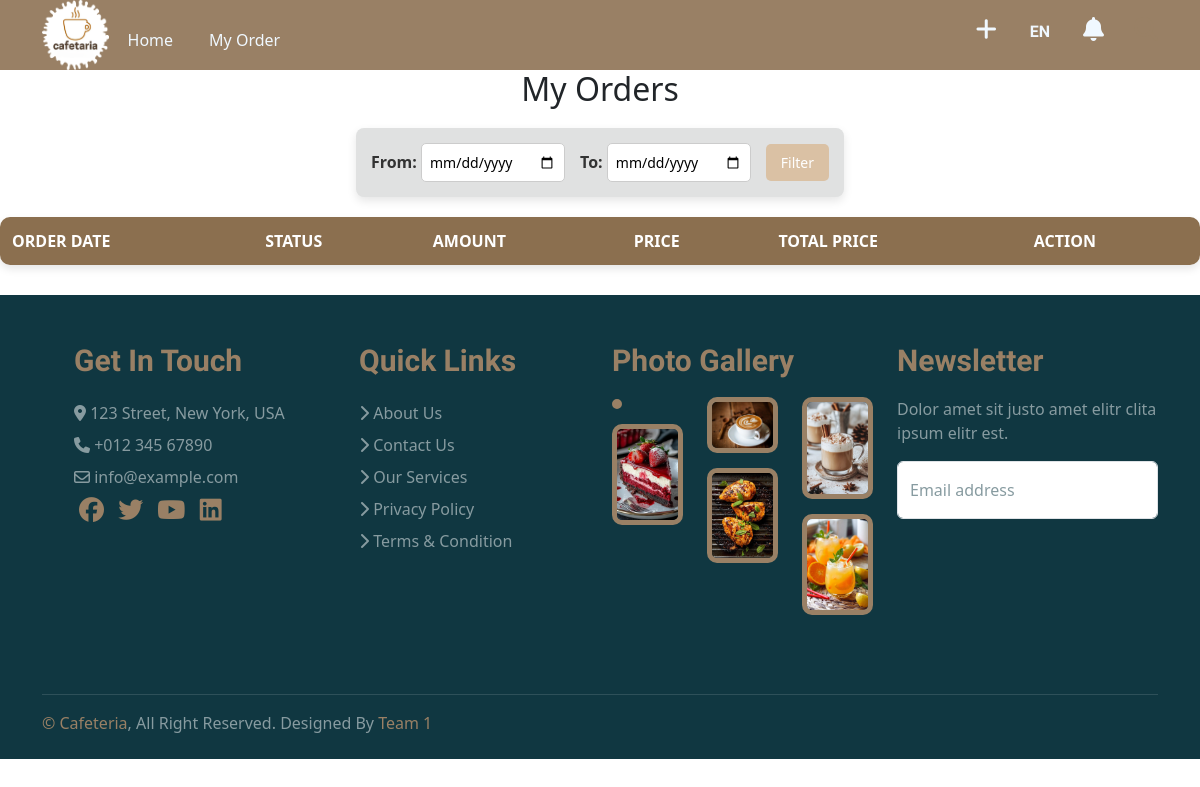
Before: /project/Cafeteria_php/pages/myorder.php with the older database file.
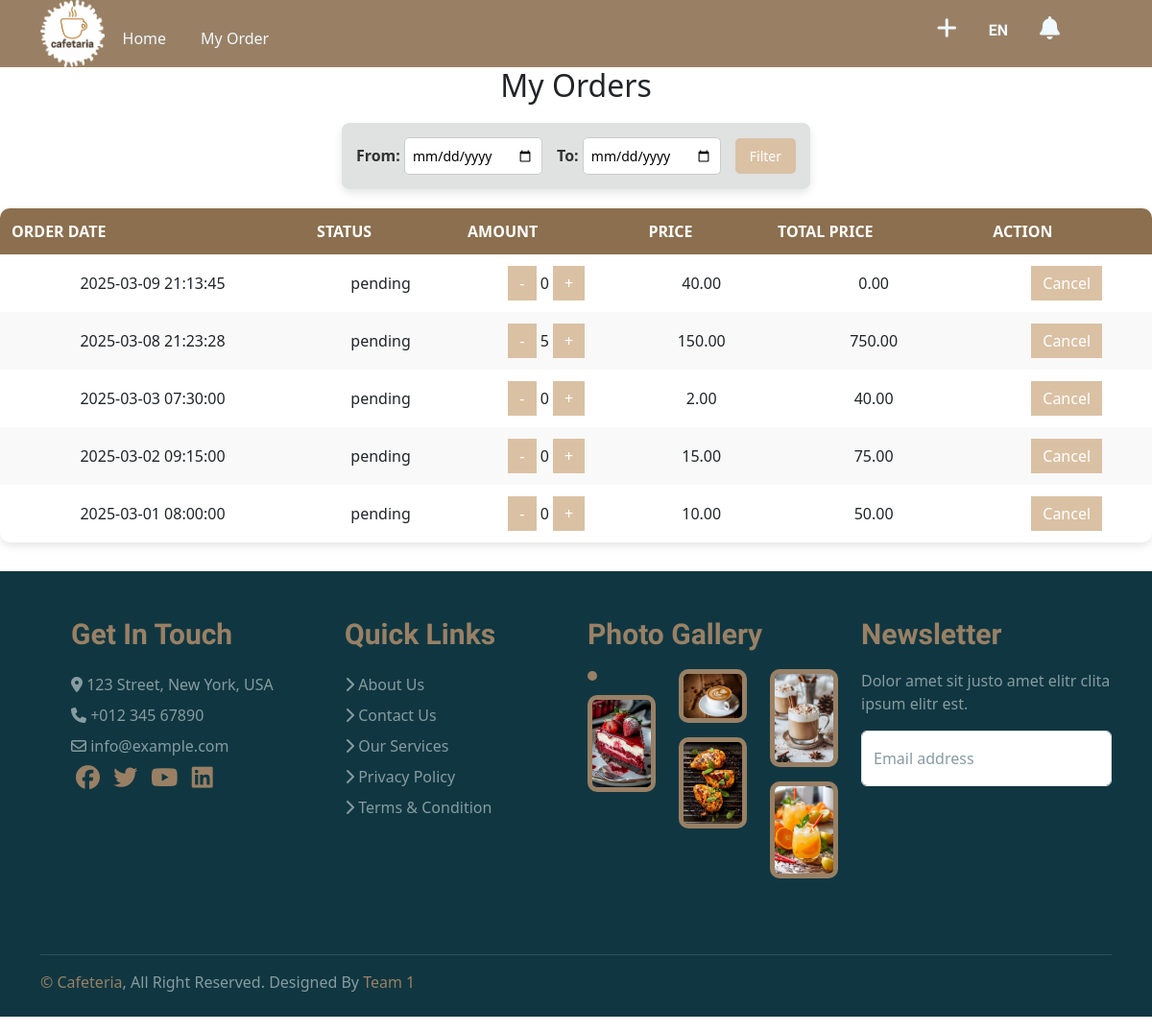
After: the same page with the newer database file.
### tables this page shows
CREATE TABLE `orders` (
  `order_id` int NOT NULL,
  `user_id` int DEFAULT NULL,
  `total_price` decimal(12,2) NOT NULL DEFAULT '0.00',
  `status` enum('pending','completed','cancelled') NOT NULL DEFAULT 'pending',
  `created_at` timestamp NULL DEFAULT CURRENT_TIMESTAMP,
  `updated_at` timestamp NULL DEFAULT CURRENT_TIMESTAMP ON UPDATE CURRENT_TIMESTAMP,
  `amount` decimal(10,2) DEFAULT NULL,
  `unit_price` decimal(12,2) NOT NULL
);

### project/Cafeteria_php/config/config.php (called while the page is built, shortened)
<?php
try{
$conn = new PDO("mysql:host=".HOST.";dbname=".DBNAME."",USER,PASS);
$conn->setAttribute(PDO::ATTR_ERRMODE,PDO::ERRMODE_EXCEPTION);
$result = "select * from orders ORDER BY created_at DESC";
$sqlQuery=$conn->prepare($result);
$sqlQuery->execute();
$orders=$sqlQuery->fetchAll(PDO::FETCH_ASSOC);
}catch(PDOException $e){
    echo "Connection failed: ". $e->getMessage();
 }

### project/Cafeteria_php/pages/myorder.php (the view, shortened to what this page needs)
<?php
include '../config/config.php';
?>
<!DOCTYPE html>
<html lang="ar">
<head>
    <link rel="stylesheet" href="./css/almyorder.css?v=<?php echo time(); ?>">
    <link rel="stylesheet" href="https://cdnjs.cloudflare.com/ajax/libs/font-awesome/6.5.1/css/all.min.css">
    <link rel="stylesheet" href="https://cdn.jsdelivr.net/npm/bootstrap@5.3.3/dist/css/bootstrap.min.css"
>
<link rel="stylesheet" href="https://cdn.jsdelivr.net/npm/bootstrap@5.3.3/dist/css/bootstrap.min.css"
integrity="sha384-QWTKZyjpPEjISv5WaRU9OFeRpok6YctnYmDr5pNlyT2bRjXh0JMhjY6hW+ALEwIH">
</head>
<body>
    <nav class="navbar navbar-expand-lg ">
        <div class="container">
          <a class="navbar-brand" href="#"><img src="../assets/imgs/logopop.png" alt=""></a>
          <div class="collapse navbar-collapse" id="navbarSupportedContent">
            <ul class="navbar-nav me-auto mb-2 mb-lg-0">
              <li class="nav-item">
                <div class="dropdown">
                <a href="./home.php" class="btn " style="border:none"  >
                  Home
                  </a>
                </div>
              </li>
              <li class="nav-item">
                <div class="dropdown">
                  <a href="./myorder.php" class="btn " style="border:none"  >
                   My Order
                  </a>
                </div>
              </li>
            </ul>
            <ul class="nav-icon">
                <li><a href=""><i class="fa-solid fa-plus"></i> </a></li>
                <li><button class="btn">EN</button></li>
                <li><a href=""><i class="fa-solid fa-bell"></i></a></li>
                <li><a href=""><i class="fa-solid fa-magnifying-glass lens"></i></a></li>
            </ul>
          </div>
        </div>
  </nav>
  <div class="cont">
  <h2 id="title-page">My Orders</h2>
    <form id="filterForm" class="filter_data" action="../server/admin/Filter_data.php">
        <label>From: <input type="date" id="start_date" name="start_date"></label>
        <label>To: <input type="date" id="end_date" name="end_date"></label>
        <button type="submit">Filter</button>
    </form>
    <section class="container-section">
        <table>
            <thead>
                <tr>
                    <th>Order Date</th>
                    <th>Status</th>
                    <th>Amount</th>
                    <th>Price</th>
                    <th>Total Price</th>
                    <th>Action</th>
                </tr>
            </thead>
            <tbody id="orders_table">
                <?php foreach ($orders as $order): ?>
                    <tr>
                        <td class="order-details" data-order-id="<?= $order['order_id'] ?>" style="cursor: pointer;">
                            <?= $order['created_at'] ?>
                        </td>
                        <td><?= $order['status'] ?></td>
                        <td>
                            <form method="POST" action="../server/admin/Amount.php">
                                <button type="submit" name="change_amount" value="-1"  >-</button>
                                <?= (int)$order['amount'] ?>
                                <button type="submit" name="change_amount" value="1">+</button>
                            </form>
                        </td>
                        <td><?= $order['unit_price'] ?></td>
                        <td><?= $order['total_price'] ?></td>
                        <td>
                            <?php if ($order['status'] == 'pending'): ?>
                                <form method="POST" action="../server/admin/cancel_order.php">
                                    <button type="submit">Cancel</button>
                                </form>
                            <?php endif; ?>
                        </td>
                    </tr>
                <?php endforeach; ?>
            </tbody>
        </table>
    </section>
  </div>
     <?php   require "../include/footer.php" ?>
</body>
</html>

Changed rows visible on the page:
added orders: created_at "2025-03-09 21:13:45", status "pending", amount "0", unit_price "40.00", total_price "0.00"
added orders: created_at "2025-03-08 21:23:28", status "pending", amount "5", unit_price "150.00", total_price "750.00"
added orders: created_at "2025-03-03 07:30:00", status "pending", amount "0", unit_price "2.00", total_price "40.00"
added orders: created_at "2025-03-02 09:15:00", status "pending", amount "0", unit_price "15.00", total_price "75.00"
added orders: created_at "2025-03-01 08:00:00", status "pending", amount "0", unit_price "10.00", total_price "50.00"
